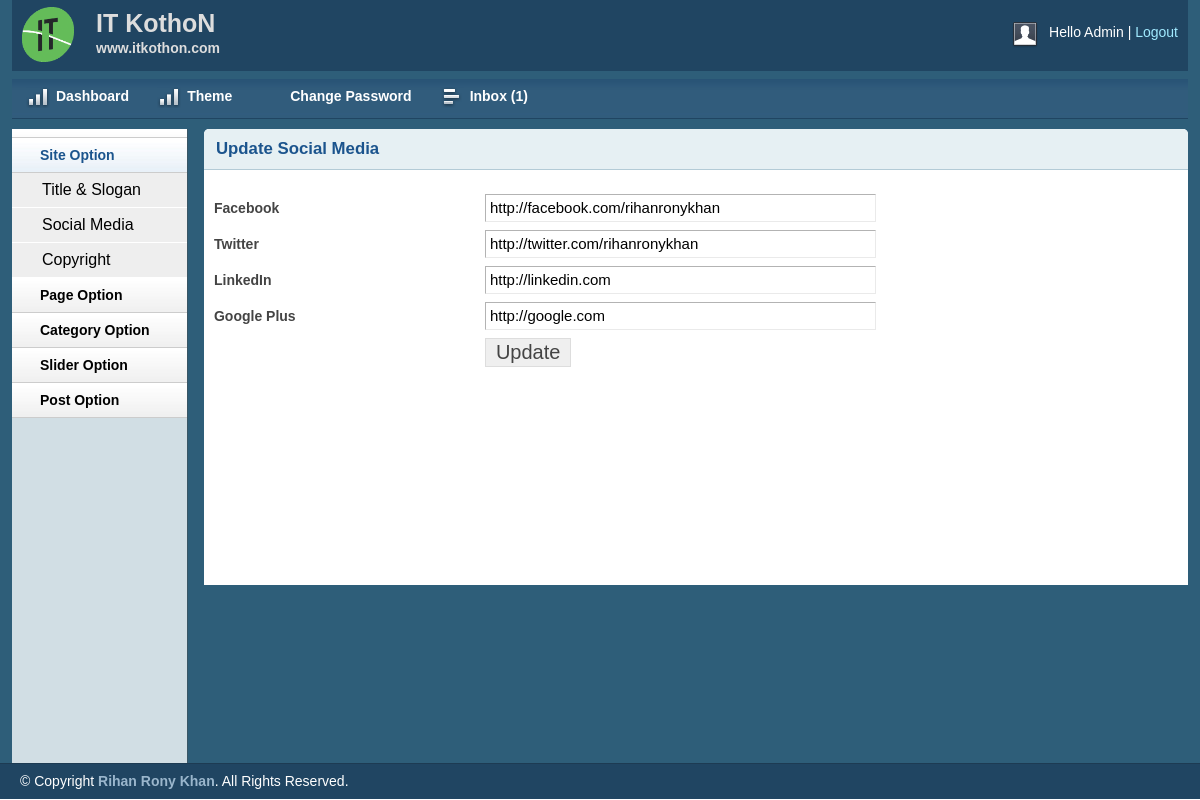
The page /admin/social.php (signed in) on the database its author committed.
### tables this page shows
CREATE TABLE `tbl_social` (
  `id` int(11) NOT NULL,
  `fb` varchar(255) NOT NULL,
  `tw` varchar(255) NOT NULL,
  `ln` varchar(255) NOT NULL,
  `gp` varchar(255) NOT NULL
);

### lib/Database.php (called while the page is built, shortened)
<?php
Class Database{
	public $host   = DB_HOST;
	public $user   = DB_USER;
	public $pass   = DB_PASS;
	public $dbname = DB_NAME;
	public $link;
	private function connectDB(){
	$this->link = new mysqli($this->host, $this->user, $this->pass, $this->dbname);
 }
	public function select($query){
		$result = $this->link->query($query) or die($this->link->error.__LINE__);
		if($result->num_rows > 0){
			return $result;
		} else {
			return false;
		}
	}
}

### admin/social.php (the view, shortened to what this page needs)
<?php
    include('inc/header.php');
    include('inc/sidebar.php');
?>
        <div class="grid_10">
            <div class="box round first grid">
                <h2>Update Social Media</h2>
                <div class="block">
                <?php
                    $query="select * from tbl_social where id='1'";
                    $socialmedia=$db->select($query);
                    if($socialmedia){
                        while ($result=$socialmedia->fetch_assoc()) {
                ?>
                 <form action="social.php"method="post">
                    <table class="form">
                        <tr>
                            <td>
                                <label>Facebook</label>
                            </td>
                            <td>
                                <input type="text" name="fb" value="<?php echo $result['fb'];?>"class="medium" />
                            </td>
                        </tr>
						 <tr>
                            <td>
                                <label>Twitter</label>
                            </td>
                            <td>
                                <input type="text" name="tw" value="<?php echo $result['tw'];?>" class="medium" />
                            </td>
                        </tr>
						 <tr>
                            <td>
                                <label>LinkedIn</label>
                            </td>
                            <td>
                                <input type="text" name="ln" value="<?php echo $result['ln'];?>"class="medium" />
                            </td>
                        </tr>
						 <tr>
                            <td>
                                <label>Google Plus</label>
                            </td>
                            <td>
                                <input type="text" name="gp" value="<?php echo $result['gp'];?>"class="medium" />
                            </td>
                        </tr>
						 <tr>
                            <td></td>
                            <td>
                                <input type="submit" name="submit" Value="Update" />
                            </td>
                        </tr>
                    </table>
                    </form>
                    <?php } }?>
                </div>
            </div>
        </div>
<?php
    include('inc/footer.php');
?>

### admin/css/layout.css (style rules this page uses)
body { background: #fff none repeat scroll 0 0; color: #444; font-size: 14px; padding: 0; }
h1, h2, h3, h4, h5, h6 { line-height:1.2em; margin-bottom:.3em; }
h2 { margin-top:1em; }
.box { background:#fff; margin-bottom:20px; padding:10px 10px 10px 10px; margin-left:-8px; }
.box.grid { padding-bottom:40px; }
.box.round { -moz-border-radius: 5px 5px 0px 0px; -webkit-border-radius: 5px 5px 0px 0px; border-radius: 5px 5px 0px 0px; }
.box h2 { font-size:1.2em; font-weight:bold; color:#1B548D; background:#E6F0F3; margin:-10px -10px 0 -10px; padding:10px 12px; border-bottom:1px solid #B3CBD6; -moz-border-radius: 5px 5px 0px 0px; -webkit-border-radius: 5px 5px 0px 0px; border-radius: 5px 5px 0px 0px; }
.box.first { min-height: 406px; }
.block { padding-top:20px; }
table.form { width:100%; }
table.form td { padding:4px 0px; }
table.form label { font-weight:bold; }
table.form input, table.form select { font-size: 15px; padding: 4px 4px 5px 4px; border-top: 1px solid #b3b3b3; border-left: 1px solid #b3b3b3; border-right: 1px solid #eaeaea; border-bottom: 1px solid #eaeaea; }
table.form input[type="submit"] { border: 1px solid #ddd; color: #444; cursor: pointer; font-size: 20px; padding: 2px 10px; }
input.medium { width: 55%; }
.block { padding-bottom:1px; }

### rows shown on the page
tbl_social: fb "http://facebook.com/rihanronykhan", tw "http://twitter.com/rihanronykhan", ln "http://linkedin.com", gp "http://google.com"

### other values the page prints
$count "1"
